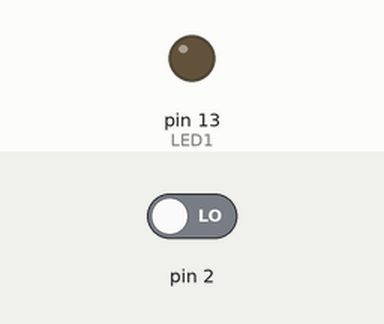
This sketch was run on a simulated Arduino Uno, built with avr-gcc and run on an emulated ATmega328P. Shown: output pins drawn as LEDs (lit = HIGH). The inputs (shaded band) are chosen by the test bench; at power-on: pin 2 LOW.

Above: at 1.2 s.
1.3 s: pin 2 driven HIGH
At 1.7 s:
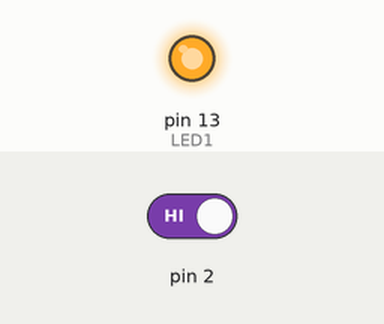
2.8 s: pin 2 driven LOW
At 4.1 s:
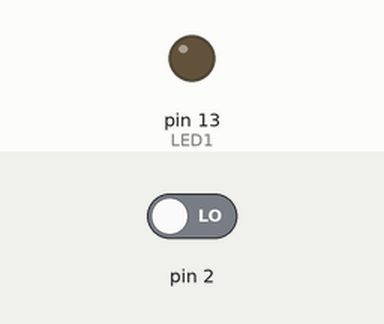
Timing chart, 0 to 5.8 s (numbered marks = the images above; inputs shaded):
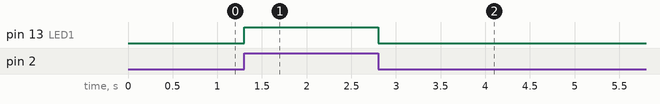

The sketch:

external-interrrupt.pde
```cpp
#include <avr/interrupt.h>
#include <avr/io.h>

#define LED1 13
#define LED2 12
#define LED3 11


volatile long i = 0;


/*
void setup() {
  pinMode(LED1, OUTPUT);
  pinMode(LED2, OUTPUT);
  pinMode(LED3, OUTPUT);

  Serial.begin(9600);

  attachInterrupt(0, interrupt(), CHANGE);

  //sei();
}


void loop() {

  Serial.print("loop: ");
  Serial.println(i);

  if (i % 2 == 0)
    {

      digitalWrite(LED2, HIGH);
      digitalWrite(LED3, LOW);
    }
  else
    {
      digitalWrite(LED2, LOW);
      digitalWrite(LED3, HIGH);
    }
}

void interrupt() {
  ++ i;
}
*/

volatile int state = 0;


void blink()
{
  state = 1 - state;
}

void setup()
{
  pinMode(LED1, OUTPUT);
  attachInterrupt(0, blink, CHANGE);
}

void loop()
{
  digitalWrite(LED1, state);
}
```

Measured:
- after the input at 1.3 s, pin 13 (LED1): LOW → HIGH at once
- after the input at 2.8 s, pin 13 (LED1): HIGH → LOW at once
